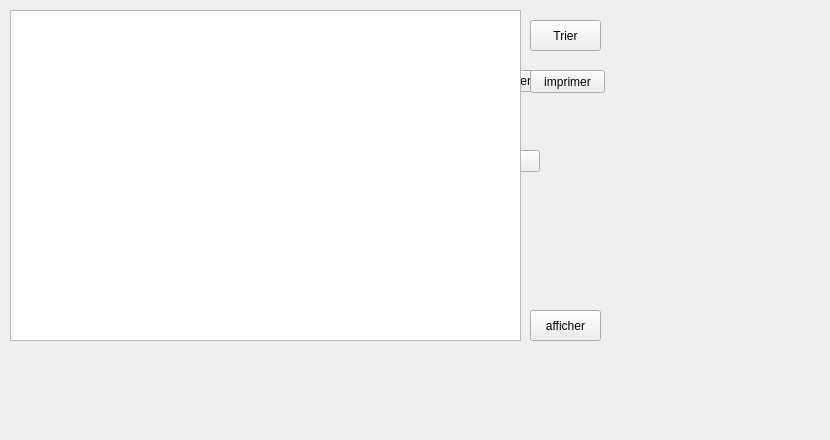
     <widget class="QWidget" name="tab_17">
      <attribute name="icon">
       <iconset>
        <normaloff>../../gestion_fournisseur/A.png</normaloff>../../gestion_fournisseur/A.png</iconset>
      </attribute>
      <attribute name="title">
       <string>Afficher</string>
      </attribute>
      <widget class="QLabel" name="label_50">
       <property name="geometry">
        <rect>
         <x>-50</x>
         <y>-30</y>
         <width>791</width>
         <height>431</height>
        </rect>
       </property>
       <property name="text">
        <string/>
       </property>
       <property name="pixmap">
        <pixmap resource="ressources.qrc">:/images/img/imf.jpg</pixmap>
       </property>
      </widget>
      <widget class="QLabel" name="label_40">
       <property name="geometry">
        <rect>
         <x>400</x>
         <y>20</y>
         <width>111</width>
         <height>16</height>
        </rect>
       </property>
       <property name="text">
        <string>Référence de produit :</string>
       </property>
      </widget>
      <widget class="QPushButton" name="pushButton_25">
       <property name="geometry">
        <rect>
         <x>460</x>
         <y>70</y>
         <width>80</width>
         <height>22</height>
        </rect>
       </property>
       <property name="text">
        <string>Rechercher</string>
       </property>
      </widget>
      <widget class="QPushButton" name="pushButton_26">
       <property name="geometry">
        <rect>
         <x>460</x>
         <y>150</y>
         <width>80</width>
         <height>22</height>
        </rect>
       </property>
       <property name="text">
        <string>Trier</string>
       </property>
      </widget>
      <widget class="QPushButton" name="pushButton_29">
       <property name="geometry">
        <rect>
         <x>670</x>
         <y>270</y>
         <width>151</width>
         <height>101</height>
        </rect>
       </property>
       <property name="styleSheet">
        <string notr="true">#pushButton_29{
	image: url(:/new/prefix1/i,qge/A.png);
border:none;}</string>
       </property>
       <property name="text">
        <string/>
       </property>
      </widget>
      <widget class="QTableView" name="tableView_3">
       <property name="geometry">
        <rect>
         <x>10</x>
         <y>10</y>
         <width>511</width>
         <height>331</height>
        </rect>
       </property>
      </widget>
      <widget class="QPushButton" name="tri_pro">
       <property name="geometry">
        <rect>
         <x>530</x>
         <y>20</y>
         <width>71</width>
         <height>31</height>
        </rect>
       </property>
       <property name="styleSheet">
        <string notr="true">#tri_pro{
font: bold, &quot;Arial&quot;;;     background-color: qlineargradient(x1: 0, y1: 0, x2: 0, y2: 1,
                                       stop: 0 #dadbde, stop: 1 #f6f7fa);
}
#tri_pro:pressed {
font: bold, &quot;Arial&quot;;;     background-color: qlineargradient(x1: 0, y1: 0, x2: 0, y2: 1,
                                       stop: 0 #dadbde, stop: 1 #fff07b);}</string>
       </property>
       <property name="text">
        <string>Trier</string>
       </property>
       <property name="icon">
        <iconset resource="ressources.qrc">
         <normaloff>:/images/img/sort.png</normaloff>:/images/img/sort.png</iconset>
       </property>
      </widget>
      <widget class="QPushButton" name="afficher_pro">
       <property name="geometry">
        <rect>
         <x>530</x>
         <y>310</y>
         <width>71</width>
         <height>31</height>
        </rect>
       </property>
       <property name="styleSheet">
        <string notr="true">#afficher_pro{
font: bold, &quot;Arial&quot;;;     background-color: qlineargradient(x1: 0, y1: 0, x2: 0, y2: 1,
                                       stop: 0 #dadbde, stop: 1 #f6f7fa);
}
#afficher_pro:pressed {
font: bold, &quot;Arial&quot;;;     background-color: qlineargradient(x1: 0, y1: 0, x2: 0, y2: 1,
                                       stop: 0 #dadbde, stop: 1 #fff07b);}</string>
       </property>
       <property name="text">
        <string>afficher</string>
       </property>
       <property name="icon">
        <iconset resource="ressources.qrc">
         <normaloff>:/images/img/A.png</normaloff>:/images/img/A.png</iconset>
       </property>
      </widget>
      <widget class="QPushButton" name="pushButton_3">
       <property name="geometry">
        <rect>
         <x>530</x>
         <y>70</y>
         <width>75</width>
         <height>23</height>
        </rect>
       </property>
       <property name="text">
        <string>imprimer</string>
       </property>
      </widget>
      <zorder>label_40</zorder>
      <zorder>pushButton_25</zorder>
      <zorder>pushButton_26</zorder>
      <zorder>label_50</zorder>
      <zorder>pushButton_29</zorder>
      <zorder>tableView_3</zorder>
      <zorder>tri_pro</zorder>
      <zorder>afficher_pro</zorder>
      <zorder>pushButton_3</zorder>
     </widget>
